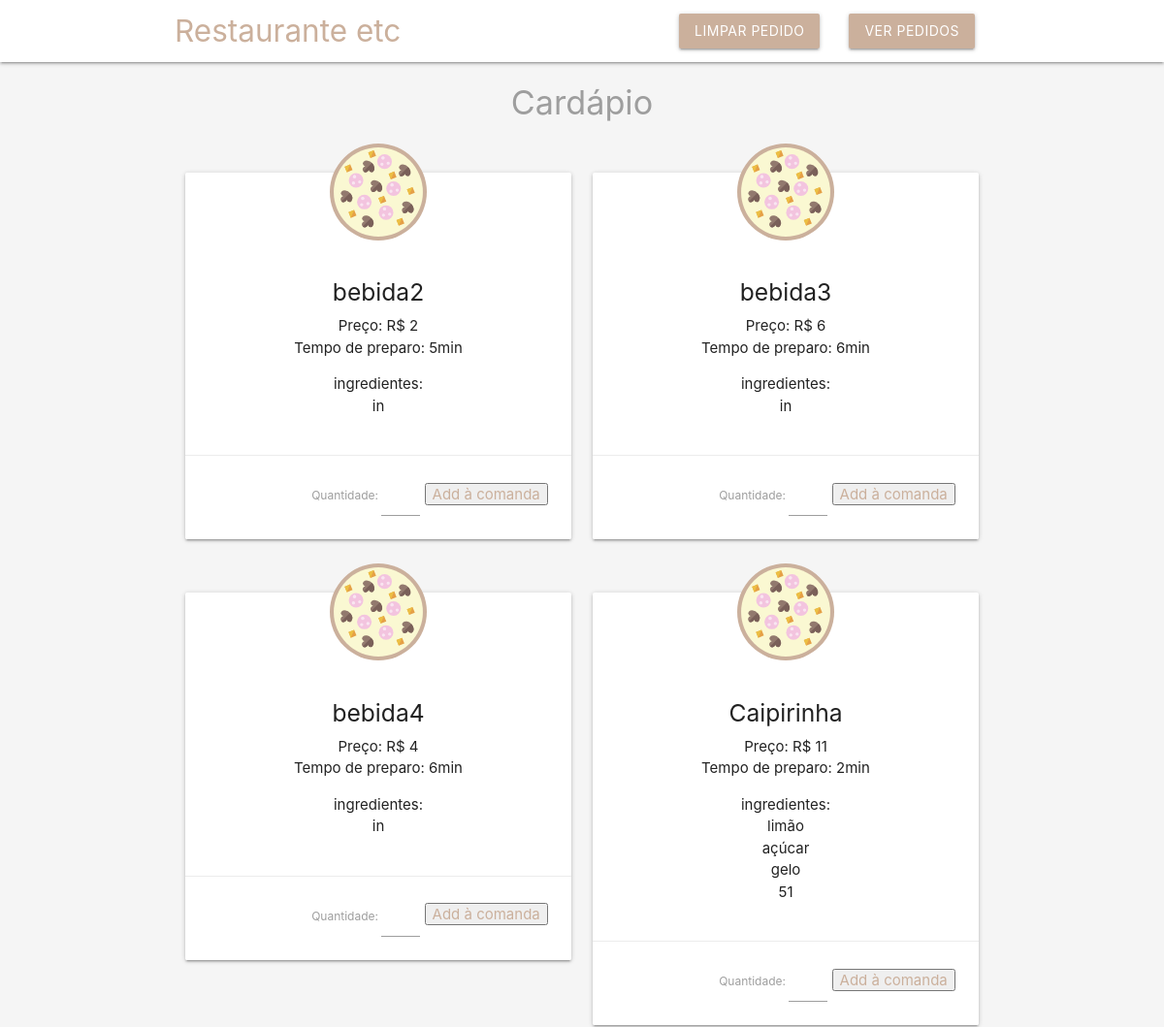
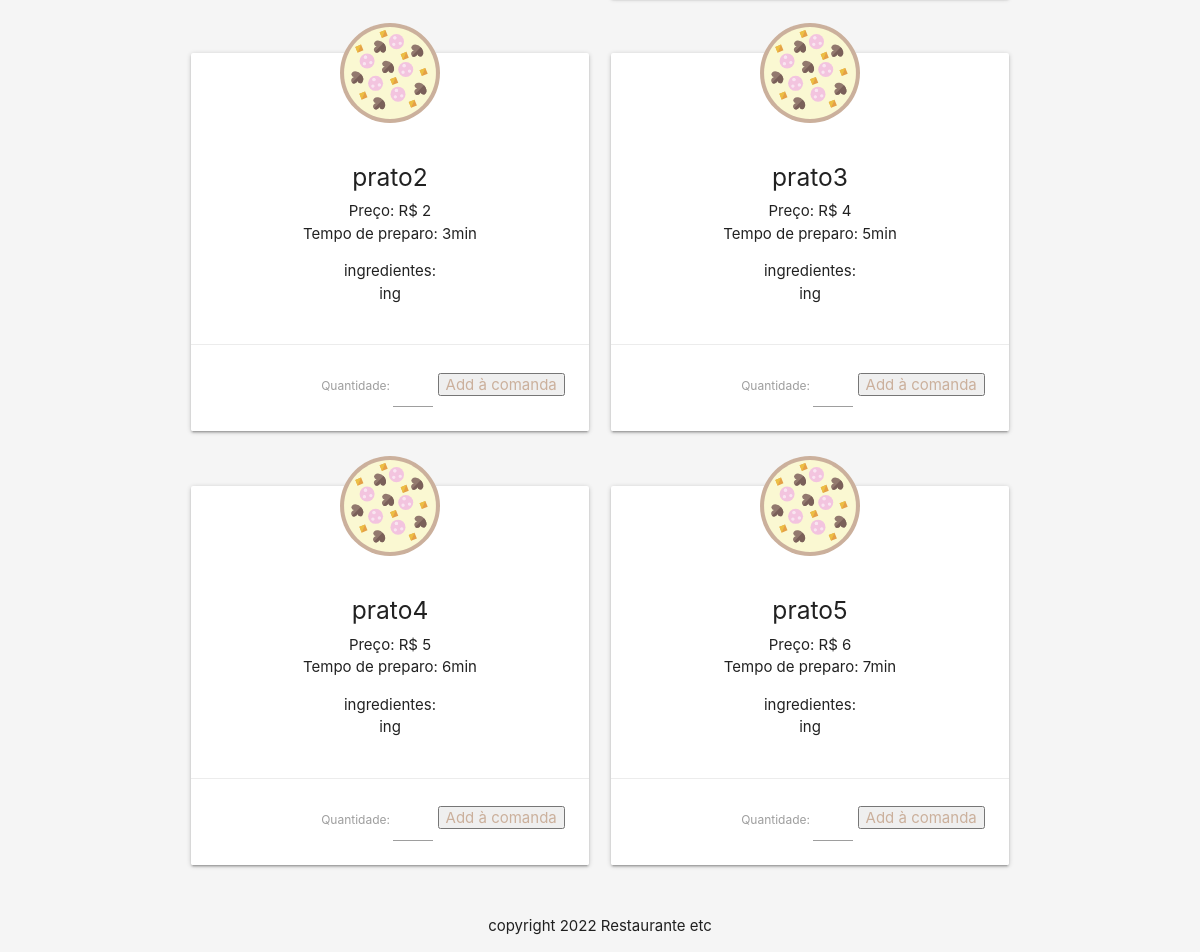
Page /cardapio.php on the committed database (2 pictures, top to bottom).
### tables this page shows
CREATE TABLE `cardapio` (
  `id` int NOT NULL,
  `nomePrato` varchar(255) NOT NULL,
  `preco` float NOT NULL,
  `tempoPreparo` int NOT NULL,
  `ingredientes` varchar(255) NOT NULL
);

### cardapio.php (the view, shortened to what this page needs)
<?php
include('config/db_connect.php');
$consulta = $pdo->query("SELECT id, nomePrato, preco, tempoPreparo, ingredientes FROM cardapio ORDER BY nomePrato;");
$pratos = $consulta->fetchAll(PDO::FETCH_ASSOC);
?>
<!DOCTYPE html>
<html lang="pt-br">
<head>
    <link rel="stylesheet" href="https://cdnjs.cloudflare.com/ajax/libs/materialize/1.0.0/css/materialize.min.css">
    <link rel="stylesheet" href="style.css">
</head>
<body class="grey lighten-4">
    <nav class="white">
        <div class="container">
            <a href="cardapio.php" class="brand-logo brand-text">Restaurante etc</a>
            <ul id="nav-mobile" class="right hide-on-small-and-down">
                <li><a href="cardapio.php?clear=1" class="btn brand">Limpar pedido</a></li>
                <li><a href="comanda.php" class="btn brand">Ver pedidos</a></li>
            </ul>
        </div>
    </nav>
    <?php
        print_r($_SESSION['comanda']);
    ?>
    <h4 class="center grey-text">Cardápio</h4>
    <div class="container">
        <div class="row">
            <?php foreach($pratos as $prato): ?>
                <div class="col s6 md3">
                    <div class="card">
                        <img src="img/pizza.svg" class="pizza">
                        <div class="card-content center">
                            <h5><?php echo htmlspecialchars($prato['nomePrato']);?></h5>
                            <p>Preço: R$ <?php echo htmlspecialchars($prato['preco']);?></p>
                            <p>Tempo de preparo: <?php echo htmlspecialchars($prato['tempoPreparo']);?>min</p>
                            <ul>ingredientes:
                                <?php foreach (explode(',', $prato['ingredientes']) as $ing ): ?>
                                    <li> <?php echo htmlspecialchars($ing); ?> </li>
                                <?php endforeach; ?>
                            </ul>
                        </div>
                        <div class="card-action right-align">
                            <form action="cardapio.php" method="get">
                                    <label for="quantidade">Quantidade: </label>
                                    <input type="number" name="quantidade" id="quantidade" min="0" max="9" style="width: 40px">
                                    <input type="submit" value="Add à comanda" class="brand-text">
                            </form>
                        </div>
                    </div>
                </div>
            <?php endforeach; ?>
        </div>
    </div>
    <?php include('templates/footer.php'); ?>
</html>

### templates/footer.php
<footer class="section">
    <div class="center gray-text">copyright 2022 Restaurante etc</div>
</footer>
</body>

### style.css (style rules this page uses)
.brand { background: #cbb09c !important; }
.brand-text { color: #cbb09c !important; }
.pizza { width: 100px; margin: 40px auto -30px; display: block; position: relative; top: -30px; }

### rows in the picture
cardapio: nomePrato "bebida2", preco "2", tempoPreparo "5", ingredientes "in"
cardapio: nomePrato "bebida3", preco "6", tempoPreparo "6", ingredientes "in"
cardapio: nomePrato "bebida4", preco "4", tempoPreparo "6", ingredientes "in"
cardapio: nomePrato "Caipirinha", preco "11", tempoPreparo "2", ingredientes "limão", ingredientes "açúcar", ingredientes "gelo", ingredientes "51"
cardapio: nomePrato "prato2", preco "2", tempoPreparo "3", ingredientes "ing"
cardapio: nomePrato "prato3", preco "4", tempoPreparo "5", ingredientes "ing"
cardapio: nomePrato "prato4", preco "5", tempoPreparo "6", ingredientes "ing"
cardapio: nomePrato "prato5", preco "6", tempoPreparo "7", ingredientes "ing"
